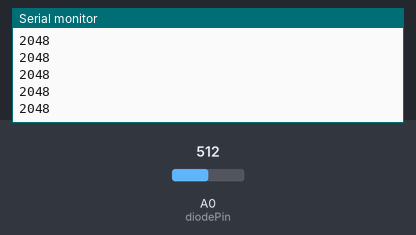
Recording of a sketch running on a simulated Arduino Uno, built with avr-gcc and run on an emulated ATmega328P. Parts: the last lines printed to the serial monitor. The inputs (shaded band) are chosen by the test bench; at power-on: A0 (diodePin) = 512.

Above: at 1.2 s.
1.3 s: A0 (diodePin) set to 716
At 2.2 s:
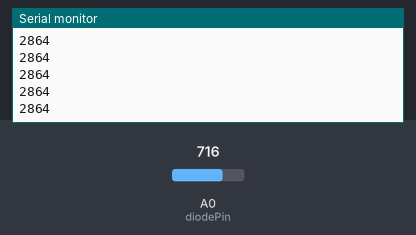
2.8 s: A0 (diodePin) set to 900
At 3.9 s:
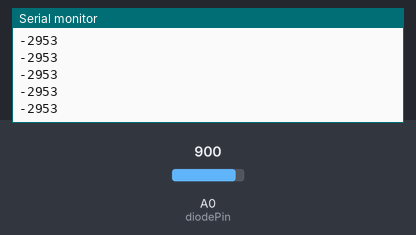
Timing chart, 0 to 5.8 s (numbered marks = the images above; inputs shaded):
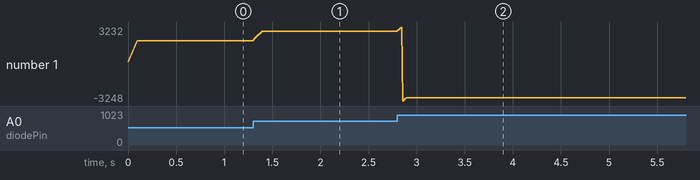

The sketch:

HeartRateTester.ino
```cpp
int diodePin = A0;
int sensorValue = 0;
int sensorVoltage = 0;
int avg[10] = {0,0,0,0,0,0,0,0,0,0};
int avgTotal = 0;
int div10 = 0;
int middle[50];
int midAvg = 0;
int i = 0;
int j = 0;
int k = 0;
int kLast = 0;
int sensorMult = 0;
int comp = 0;
int BP5 = 0;
int BP4 = 0;
int BP3 = 0;
int BP2 = 0;
int BP1 = 0;
int BP0 = 0;


void setup() {
  // put your setup code here, to run once:
  Serial.begin(57600);
  for(j = 0; j < 20; j++){
    middle[j] = 0;
  }
  j = 0;
}

void loop() {
  // put your main code here, to run repeatedly:
  sensorValue = analogRead(diodePin);
  sensorVoltage = sensorValue*(5000/1024);
  avgTotal += sensorVoltage;
  avgTotal -= avg[i];
  div10 = avgTotal/10;
  avg[i] = sensorVoltage;
  i++;
  if(i==10){
    i = 0;
  }


  /* ALL THIS STUFF WAS MADE FOR CRUDE HEARTRATE*/
  /*
  //every 1 seconds, take a comp value to determine frequency from
  j++;
  if(j == 100){
    j = 0;
    comp = sensorVoltage;
  }
  //for 4, 4 second moving windows, check whats up.
  k++;

  if(k != 1200){
    if(div10 == comp && div10 != kLast){
      //count it as a hit;
      BP5++;
      BP4++;
      BP3++;
      BP2++;
      BP1++;
      BP0++;
    }
  }
  if(k==100 || k==700){
    //Serial.println(BP0/2*10);
    BP0 = 0;
  }
  else if(k==200 || k==800){
    //Serial.println(BP1/2*10);
    BP1 = 0;
  }
  else if(k==300 || k==900){
    //Serial.println(BP2/2*10);
    BP2 = 0;
  }
  else if(k==400 || k==1000){
    //Serial.println(BP3/2*10);
    BP3 = 0;
  }
  else if(k==500 || k==1100){
    //Serial.println(BP4/2*10);
    BP4 = 0;
  }
  else if(k==600|| k == 1200){
    //Serial.println(BP5/2*10);
    BP5 = 0;
    if(k=1200)k = 0;
  }
*/

  //records this reading for next loop
 // kLast = div10;
  Serial.println(avgTotal/10);
  //Serial.println(sensorVoltage);
  //Serial.print(" ");
  //Serial.println(BP4*15);
  delay(10);
}
```

Measured:
- after the input at 1.3 s, the serial monitor: prints a new line at once (image 1)
- after the input at 2.8 s, the serial monitor: prints a new line at once (image 2)
- plotted number 1: 2048 → 2864 after the input at 1.3 s, 2864 → -2953 after the input at 2.8 s
